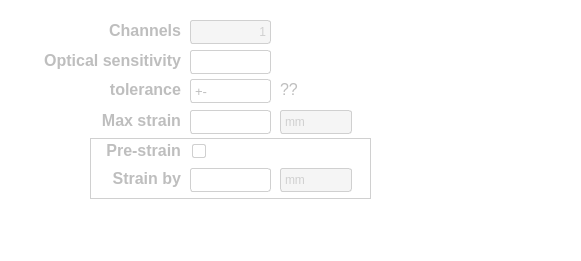
       <widget class="QWidget" name="widget_opt" native="true">
        <property name="enabled">
         <bool>false</bool>
        </property>
        <property name="geometry">
         <rect>
          <x>0</x>
          <y>170</y>
          <width>581</width>
          <height>261</height>
         </rect>
        </property>
        <property name="layoutDirection">
         <enum>Qt::LeftToRight</enum>
        </property>
        <property name="styleSheet">
         <string notr="true">background-color: rgba(255, 255, 255,255);</string>
        </property>
        <widget class="QLabel" name="settings_opt_channles_label">
         <property name="geometry">
          <rect>
           <x>30</x>
           <y>20</y>
           <width>151</width>
           <height>21</height>
          </rect>
         </property>
         <property name="font">
          <font>
           <pointsize>12</pointsize>
           <bold>true</bold>
          </font>
         </property>
         <property name="layoutDirection">
          <enum>Qt::LeftToRight</enum>
         </property>
         <property name="styleSheet">
          <string notr="true">background-color: rgba(255, 255, 255, 0);</string>
         </property>
         <property name="text">
          <string>Channels</string>
         </property>
         <property name="alignment">
          <set>Qt::AlignRight|Qt::AlignTrailing|Qt::AlignVCenter</set>
         </property>
        </widget>
        <widget class="QComboBox" name="opt_channels_combobox">
         <property name="enabled">
          <bool>false</bool>
         </property>
         <property name="geometry">
          <rect>
           <x>190</x>
           <y>20</y>
           <width>81</width>
           <height>24</height>
          </rect>
         </property>
         <property name="layoutDirection">
          <enum>Qt::RightToLeft</enum>
         </property>
         <property name="styleSheet">
          <string notr="true">QComboBox{
border: 1px solid gray;
border-color:rgb(208,208,208);
border-radius: 3px;
background-color: rgb(245, 245, 245);
color: rgb(0, 0, 0);
}
QComboBox:Disabled{
color: rgb(208, 208, 208);
}
QComboBox:hover {
	background-color: rgba(150, 190, 13, 100);
}
    QComboBox::down-arrow {
        image: none;
    }
    QComboBox::drop-down {
        border: 0;
        width: 0px;
    }
    QComboBox QAbstractItemView::item:selected {
        color: white;
        background-color: rgba(150, 190, 13, 100);
    }
    QComboBox QAbstractItemView::item:hover {
        color: white;
        background-color: rgba(150, 190, 13, 100);
    }
</string>
         </property>
         <item>
          <property name="text">
           <string>1</string>
          </property>
         </item>
         <item>
          <property name="text">
           <string>2</string>
          </property>
         </item>
        </widget>
        <widget class="QLabel" name="settings_opt_cal_sens_label">
         <property name="geometry">
          <rect>
           <x>-10</x>
           <y>50</y>
           <width>191</width>
           <height>21</height>
          </rect>
         </property>
         <property name="font">
          <font>
           <pointsize>12</pointsize>
           <bold>true</bold>
          </font>
         </property>
         <property name="layoutDirection">
          <enum>Qt::LeftToRight</enum>
         </property>
         <property name="styleSheet">
          <string notr="true">background-color: rgba(255, 255, 255, 0);</string>
         </property>
         <property name="text">
          <string>Optical sensitivity</string>
         </property>
         <property name="alignment">
          <set>Qt::AlignRight|Qt::AlignTrailing|Qt::AlignVCenter</set>
         </property>
        </widget>
        <widget class="QLabel" name="settings_pm_g_label">
         <property name="geometry">
          <rect>
           <x>280</x>
           <y>79</y>
           <width>51</width>
           <height>21</height>
          </rect>
         </property>
         <property name="font">
          <font>
           <pointsize>12</pointsize>
          </font>
         </property>
         <property name="styleSheet">
          <string notr="true">background-color: rgba(255, 255, 255, 0);</string>
         </property>
         <property name="text">
          <string>??</string>
         </property>
        </widget>
        <widget class="QLabel" name="settings_opt_cal_sens_label_2">
         <property name="geometry">
          <rect>
           <x>90</x>
           <y>79</y>
           <width>91</width>
           <height>21</height>
          </rect>
         </property>
         <property name="font">
          <font>
           <pointsize>12</pointsize>
           <bold>true</bold>
          </font>
         </property>
         <property name="layoutDirection">
          <enum>Qt::LeftToRight</enum>
         </property>
         <property name="styleSheet">
          <string notr="true">background-color: rgba(255, 255, 255, 0);</string>
         </property>
         <property name="text">
          <string>tolerance</string>
         </property>
         <property name="alignment">
          <set>Qt::AlignRight|Qt::AlignTrailing|Qt::AlignVCenter</set>
         </property>
        </widget>
        <widget class="QLabel" name="settings_hz3_label_2">
         <property name="geometry">
          <rect>
           <x>195</x>
           <y>81</y>
           <width>21</width>
           <height>20</height>
          </rect>
         </property>
         <property name="font">
          <font>
           <pointsize>10</pointsize>
          </font>
         </property>
         <property name="styleSheet">
          <string notr="true">background-color: rgba(255, 255, 255, 0);</string>
         </property>
         <property name="text">
          <string>+-</string>
         </property>
        </widget>
        <widget class="QLineEdit" name="calib_opt_sensitivity_toler_line">
         <property name="enabled">
          <bool>false</bool>
         </property>
         <property name="geometry">
          <rect>
           <x>190</x>
           <y>79</y>
           <width>81</width>
           <height>24</height>
          </rect>
         </property>
         <property name="styleSheet">
          <string notr="true">QLineEdit{
border: 1px solid gray;
border-color:rgb(208,208,208);
border-radius: 3px;
background-color: rgb(255, 255, 255);
color: rgb(0, 0, 0);
}
QLineEdit::Disabled{
color: rgb(208,208,208);
}

</string>
         </property>
         <property name="alignment">
          <set>Qt::AlignRight|Qt::AlignTrailing|Qt::AlignVCenter</set>
         </property>
        </widget>
        <widget class="QLineEdit" name="calib_opt_sensitivity_line">
         <property name="enabled">
          <bool>false</bool>
         </property>
         <property name="geometry">
          <rect>
           <x>190</x>
           <y>50</y>
           <width>81</width>
           <height>24</height>
          </rect>
         </property>
         <property name="styleSheet">
          <string notr="true">QLineEdit{
border: 1px solid gray;
border-color:rgb(208,208,208);
border-radius: 3px;
background-color: rgb(255, 255, 255);
color: rgb(0, 0, 0);
}
QLineEdit::Disabled{
color: rgb(208,208,208);
}

</string>
         </property>
         <property name="text">
          <string/>
         </property>
         <property name="alignment">
          <set>Qt::AlignRight|Qt::AlignTrailing|Qt::AlignVCenter</set>
         </property>
        </widget>
        <widget class="QLabel" name="settings_opt_cal_sens_label_3">
         <property name="geometry">
          <rect>
           <x>-10</x>
           <y>110</y>
           <width>191</width>
           <height>21</height>
          </rect>
         </property>
         <property name="font">
          <font>
           <pointsize>12</pointsize>
           <bold>true</bold>
          </font>
         </property>
         <property name="layoutDirection">
          <enum>Qt::LeftToRight</enum>
         </property>
         <property name="styleSheet">
          <string notr="true">background-color: rgba(255, 255, 255, 0);</string>
         </property>
         <property name="text">
          <string>Max strain</string>
         </property>
         <property name="alignment">
          <set>Qt::AlignRight|Qt::AlignTrailing|Qt::AlignVCenter</set>
         </property>
        </widget>
        <widget class="QLineEdit" name="calib_max_stretch">
         <property name="enabled">
          <bool>false</bool>
         </property>
         <property name="geometry">
          <rect>
           <x>190</x>
           <y>110</y>
           <width>81</width>
           <height>24</height>
          </rect>
         </property>
         <property name="styleSheet">
          <string notr="true">QLineEdit{
border: 1px solid gray;
border-color:rgb(208,208,208);
border-radius: 3px;
background-color: rgb(255, 255, 255);
color: rgb(0, 0, 0);
}
QLineEdit::Disabled{
color: rgb(208,208,208);
}

</string>
         </property>
         <property name="text">
          <string/>
         </property>
         <property name="alignment">
          <set>Qt::AlignRight|Qt::AlignTrailing|Qt::AlignVCenter</set>
         </property>
        </widget>
        <widget class="QComboBox" name="comboBox_max_stretch_unit">
         <property name="geometry">
          <rect>
           <x>280</x>
           <y>110</y>
           <width>72</width>
           <height>24</height>
          </rect>
         </property>
         <property name="styleSheet">
          <string notr="true">QComboBox{
border: 1px solid gray;
border-color:rgb(208,208,208);
border-radius: 3px;
background-color: rgb(245, 245, 245);
color: rgb(0, 0, 0);
}
QComboBox:Disabled{
color: rgb(208, 208, 208);
}
QComboBox:hover {
	background-color: rgba(150, 190, 13, 100);
}
    QComboBox::down-arrow {
        image: none;
    }
    QComboBox::drop-down {
        border: 0;
        width: 0px;
    }
    QComboBox QAbstractItemView::item:selected {
        color: white;
        background-color: rgba(150, 190, 13, 100);
    }
    QComboBox QAbstractItemView::item:hover {
        color: white;
        background-color: rgba(150, 190, 13, 100);
    }
</string>
         </property>
         <item>
          <property name="text">
           <string>mm</string>
          </property>
         </item>
         <item>
          <property name="text">
           <string>um</string>
          </property>
         </item>
         <item>
          <property name="text">
           <string>nm</string>
          </property>
         </item>
         <item>
          <property name="text">
           <string>pm</string>
          </property>
         </item>
        </widget>
        <widget class="QCheckBox" name="pre_strain_check">
         <property name="enabled">
          <bool>false</bool>
         </property>
         <property name="geometry">
          <rect>
           <x>190</x>
           <y>140</y>
           <width>16</width>
           <height>22</height>
          </rect>
         </property>
         <property name="layoutDirection">
          <enum>Qt::RightToLeft</enum>
         </property>
         <property name="styleSheet">
          <string notr="true">QCheckBox{background-color: rgba(255, 255, 255, 0);}

QCheckBox::indicator {
        border: 1px solid rgb(208,208,208);
        border-radius: 2px; 
    }
    QCheckBox::indicator:checked {
		
	background-color: rgb(0,0,0);
        border: 3px solid rgb(208,208,208);
    }
    QCheckBox::indicator:unchecked {
        background-color: rgba(255, 255, 255, 0);
        border: 1px solid rgb(208,208,208);
    }
</string>
         </property>
         <property name="text">
          <string/>
         </property>
        </widget>
        <widget class="QLabel" name="settings_opt_cal_pre_strain_label">
         <property name="geometry">
          <rect>
           <x>90</x>
           <y>140</y>
           <width>91</width>
           <height>21</height>
          </rect>
         </property>
         <property name="font">
          <font>
           <pointsize>12</pointsize>
           <bold>true</bold>
          </font>
         </property>
         <property name="layoutDirection">
          <enum>Qt::LeftToRight</enum>
         </property>
         <property name="styleSheet">
          <string notr="true">background-color: rgba(255, 255, 255, 0);</string>
         </property>
         <property name="text">
          <string>Pre-strain</string>
         </property>
         <property name="alignment">
          <set>Qt::AlignRight|Qt::AlignTrailing|Qt::AlignVCenter</set>
         </property>
        </widget>
        <widget class="QWidget" name="pre_strain_widget" native="true">
         <property name="enabled">
          <bool>false</bool>
         </property>
         <property name="geometry">
          <rect>
           <x>10</x>
           <y>138</y>
           <width>371</width>
           <height>81</height>
          </rect>
         </property>
         <property name="styleSheet">
          <string notr="true">background-color: rgba(245, 245, 245,0);</string>
         </property>
         <widget class="QTextBrowser" name="just_box_3">
          <property name="geometry">
           <rect>
            <x>80</x>
            <y>0</y>
            <width>281</width>
            <height>61</height>
           </rect>
          </property>
          <property name="mouseTracking">
           <bool>false</bool>
          </property>
          <property name="focusPolicy">
           <enum>Qt::NoFocus</enum>
          </property>
          <property name="styleSheet">
           <string notr="true">QTextBrowser { 
background-color: rgba(255, 255, 255, 0);
border: 1px solid rgb(208,208,208); 

}</string>
          </property>
         </widget>
         <widget class="QComboBox" name="comboBox_strain_length_unit">
          <property name="geometry">
           <rect>
            <x>270</x>
            <y>30</y>
            <width>72</width>
            <height>24</height>
           </rect>
          </property>
          <property name="styleSheet">
           <string notr="true">QComboBox{
border: 1px solid gray;
border-color:rgb(208,208,208);
border-radius: 3px;
background-color: rgb(245, 245, 245);
color: rgb(0, 0, 0);
}
QComboBox:Disabled{
color: rgb(208, 208, 208);
}
QComboBox:hover {
	background-color: rgba(150, 190, 13, 100);
}
    QComboBox::down-arrow {
        image: none;
    }
    QComboBox::drop-down {
        border: 0;
        width: 0px;
    }
    QComboBox QAbstractItemView::item:selected {
        color: white;
        background-color: rgba(150, 190, 13, 100);
    }
    QComboBox QAbstractItemView::item:hover {
        color: white;
        background-color: rgba(150, 190, 13, 100);
    }
</string>
          </property>
          <item>
           <property name="text">
            <string>mm</string>
           </property>
          </item>
          <item>
           <property name="text">
            <string>um</string>
           </property>
          </item>
          <item>
           <property name="text">
            <string>nm</string>
           </property>
          </item>
          <item>
           <property name="text">
            <string>pm</string>
           </property>
          </item>
         </widget>
         <widget class="QLineEdit" name="calib_strain_length">
          <property name="enabled">
           <bool>false</bool>
          </property>
          <property name="geometry">
           <rect>
            <x>180</x>
            <y>30</y>
            <width>81</width>
            <height>24</height>
           </rect>
          </property>
          <property name="styleSheet">
           <string notr="true">QLineEdit{
border: 1px solid gray;
border-color:rgb(208,208,208);
border-radius: 3px;
background-color: rgb(255, 255, 255);
color: rgb(0, 0, 0);
}
QLineEdit::Disabled{
color: rgb(208,208,208);
}

</string>
          </property>
          <property name="text">
           <string/>
          </property>
          <property name="alignment">
           <set>Qt::AlignRight|Qt::AlignTrailing|Qt::AlignVCenter</set>
          </property>
         </widget>
         <widget class="QLabel" name="settings_opt_strain_length_label">
          <property name="geometry">
           <rect>
            <x>80</x>
            <y>30</y>
            <width>91</width>
            <height>21</height>
           </rect>
          </property>
          <property name="font">
           <font>
            <pointsize>12</pointsize>
            <bold>true</bold>
           </font>
          </property>
          <property name="layoutDirection">
           <enum>Qt::LeftToRight</enum>
          </property>
          <property name="styleSheet">
           <string notr="true"/>
          </property>
          <property name="text">
           <string>Strain by</string>
          </property>
          <property name="alignment">
           <set>Qt::AlignRight|Qt::AlignTrailing|Qt::AlignVCenter</set>
          </property>
         </widget>
         <zorder>just_box_3</zorder>
         <zorder>comboBox_strain_length_unit</zorder>
         <zorder>settings_opt_strain_length_label</zorder>
         <zorder>calib_strain_length</zorder>
        </widget>
        <zorder>pre_strain_widget</zorder>
        <zorder>settings_opt_channles_label</zorder>
        <zorder>opt_channels_combobox</zorder>
        <zorder>settings_opt_cal_sens_label</zorder>
        <zorder>settings_pm_g_label</zorder>
        <zorder>settings_opt_cal_sens_label_2</zorder>
        <zorder>calib_opt_sensitivity_toler_line</zorder>
        <zorder>calib_opt_sensitivity_line</zorder>
        <zorder>settings_hz3_label_2</zorder>
        <zorder>settings_opt_cal_sens_label_3</zorder>
        <zorder>calib_max_stretch</zorder>
        <zorder>comboBox_max_stretch_unit</zorder>
        <zorder>pre_strain_check</zorder>
        <zorder>settings_opt_cal_pre_strain_label</zorder>
       </widget>
